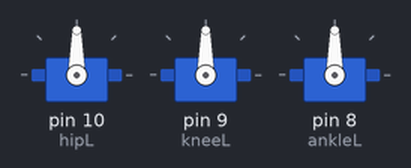
Recording of a sketch running on a simulated Arduino Uno, built with avr-gcc and run on an emulated ATmega328P. Parts: 3 × servo.

Above: at 5.05 s.
At 9.5 s:
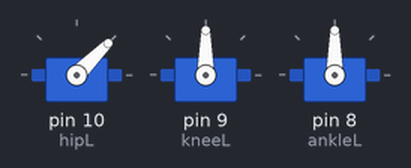
At 14.0 s:
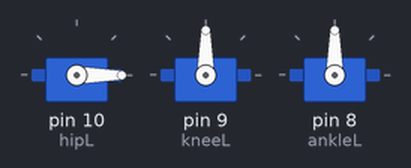
Timing chart, 0 to 16.7 s (numbered marks = the images above):
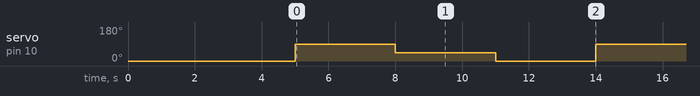

The sketch:

CheckRange.ino
```cpp
#include <Servo.h>

Servo hipL;
Servo hipR;
Servo kneeL;
Servo kneeR;
Servo ankleL;
Servo ankleR;

void setup() {
  Serial.begin(9600);
  hipL.attach(10);
  kneeL.attach(9);
  ankleL.attach(8);

  hipL.write(0);
  // kneeL.write(0);
  // ankleL.write(0);

  delay(5000);
}

void loop() {
  hipL.write(90);
  delay(3000);

  hipL.write(45);
  delay(3000);

  hipL.write(0);
  delay(3000);
}
```

Measured:
- by itself, servo on pin 10 (hipL): repeats every 9.0 s: 45° 3.0 s, 0° 3.0 s, 90° 3.0 s
